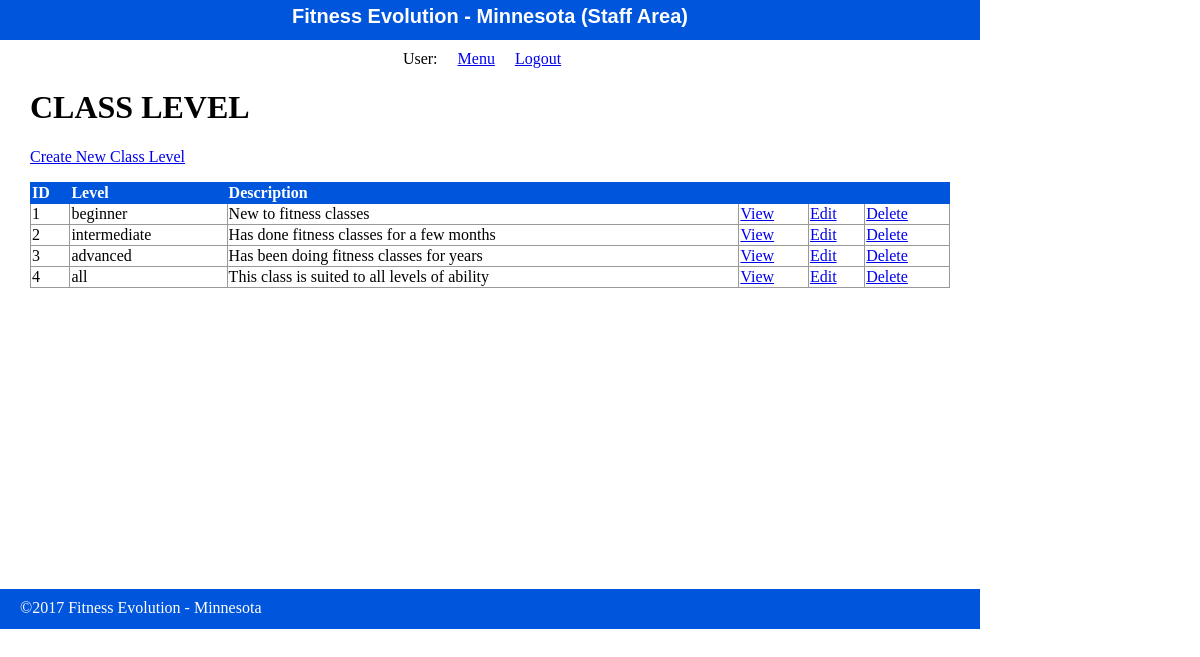
The page /staff/class_levels/index.php on the database its author committed.
### tables this page shows
CREATE TABLE class_levels (
 id int(11) NOT NULL AUTO_INCREMENT,
 name VARCHAR(255) DEFAULT NULL,
 description text DEFAULT NULL,
 PRIMARY KEY (id)
);

### private/functions.php (called while the page is built, shortened)
<?php
function url_for($path) {
	return WWW_ROOT . $path;
}
function u($string="") {
	return urlencode($string);
}
function h($string="") {
	return htmlspecialchars($string);
}
?>

### private/gx_classes_access.php (the view, shortened to what this page needs)
<?php
	function find_all($sql) {
		global $db;
		$result = mysqli_query($db, $sql);
		return $result;
	}
	function show_index($table_name, $data_set, $headings, $fields) {
		echo "<div class=\"classes listing\">";
		echo "<h1>" . strtoupper(h($headings[0])) . "</h1>";
		echo "<div class=\"actions\">";
		$new = "/staff/" . h(u($table_name)) . "/new.php";
		echo "<p><a class=\"action\" href=\"" . url_for($new) . "\">Create New " . h($headings[0]) . "</a></p>";
		echo "</div>";
		echo "<table class=\"list\">";
		echo "<tr>";
		$hcount = count($headings);
		for($h = 1; $h < $hcount; $h++) {
			echo "<th>" . h($headings[$h]) . "</th>";
		}
		echo "<th>&nbsp;</th>";
		echo "<th>&nbsp;</th>";
		echo "<th>&nbsp;</th>";
		echo "</tr>";
		$count = count($fields);
		while($data = mysqli_fetch_assoc($data_set)) {
			echo "<tr>";
			for($i = 0; $i < $count; $i++) {
				echo "<td>" . h($data[$fields[$i]]) . "</td>";
			}
			$show = "/staff/" . h(u($table_name)) . "/show.php?id=" . h(u($data['id']));
			echo "<td><a class=\"action\" href=\"" . url_for($show) . "\">View</a></td>";
			$edit = "/staff/" . h(u($table_name)) . "/edit.php?id=" . h(u($data['id']));
			echo "<td><a class=\"action\" href=\"" . url_for($edit) . "\">Edit</a></td>";
			$delete = "/staff/" . h(u($table_name)) . "/delete.php?id=" . h(u($data['id']));
			echo "<td><a class=\"action\" href=\"" . url_for($delete) . "\">Delete</a></td>";
			echo "</tr>";
		}
		echo "</table>";
		echo "</div>";
	}
	function find_all_class_levels($options=[]) {
		$sql  = "SELECT * FROM class_levels ";
		return find_all($sql);
	}
?>

### private/shared/staff_header.php (shortened to what this page needs)
<!doctype html>
<html lang="en">
	<head>
		<link rel="stylesheet" media="all" href="<?php echo url_for('/stylesheets/staff.css'); ?>" />
	</head>
	<body>
		<header>
			<h1>Fitness Evolution - Minnesota (Staff Area)</h1>
		</header>
		<navigation>
			<ul>
				<li>User: <?php echo $_SESSION['username'] ?? ''; ?></li>
				<li><a href="<?php echo url_for('/staff/index.php'); ?>">Menu</a></li>
				<li><a href="<?php echo url_for('/staff/logout.php'); ?>">Logout</a></li>
			</ul>
		</navigation>

### public/staff/class_levels/index.php (shortened to what this page needs)
<?php
	require_once('../../../private/initialize.php');
	$level_set = find_all_class_levels();
	include(SHARED_PATH . '/staff_header.php');
?>
<div id="content">
	<?php
		show_index('class_levels', $level_set, $class_level_headings, $class_level_fields);
	?>
</div>
<?php include(SHARED_PATH . '/staff_footer.php'); ?>

### private/shared/staff_footer.php (shortened to what this page needs)
<footer>
	&copy;<?php echo date('Y'); ?> Fitness Evolution - Minnesota
</footer>
</body>
</html>

### public/stylesheets/staff.css (style rules this page uses)
html { height: 100%; width: 100%; }
body { height: 980px; width: 100%; margin: 0; padding: 0; }
header { width: 980px; height: 40px; margin: 0 0 10px 0; padding: 0; background: #0055DD; color: white; }
header h1 { margin: 0; padding: 5px; font-size: 20px; font-family: Verdana, Arial, Helvetica, sans-serif; text-align: center; }
navigation { width: 980px; margin: 0; padding: 0; text-align: center; }
navigation ul { width: 980px; list-style: none; padding: 0; margin: 0; }
navigation ul li { display: inline; margin-right: 1em; }
#content { width: 920px; min-height: 500px; padding: 0 30px; }
footer { width: 940px; height: 20px; margin: 0 0 10px 0; padding: 10px 20px; background: #0055DD; color: white; }
.actions { margin-bottom: 1em; }
table { border-collapse: collapse; vertical-align: top; }
table.list { width: 100%; }
table.list tr td { border: 1px solid #999999; }
table.list tr th { border: 1px solid #0055DD; background: #0055DD; color: white; text-align: left; }

### rows shown on the page
class_levels: id "1", name "beginner", description "New to fitness classes"
class_levels: id "2", name "intermediate", description "Has done fitness classes for a few months"
class_levels: id "3", name "advanced", description "Has been doing fitness classes for years"
class_levels: id "4", name "all", description "This class is suited to all levels of ability"

### other values the page prints
$headings[0] "CLASS LEVEL"
$headings[0] "Class Level"
$headings[$h] "ID"
$headings[$h] "Level"
$headings[$h] "Description"
